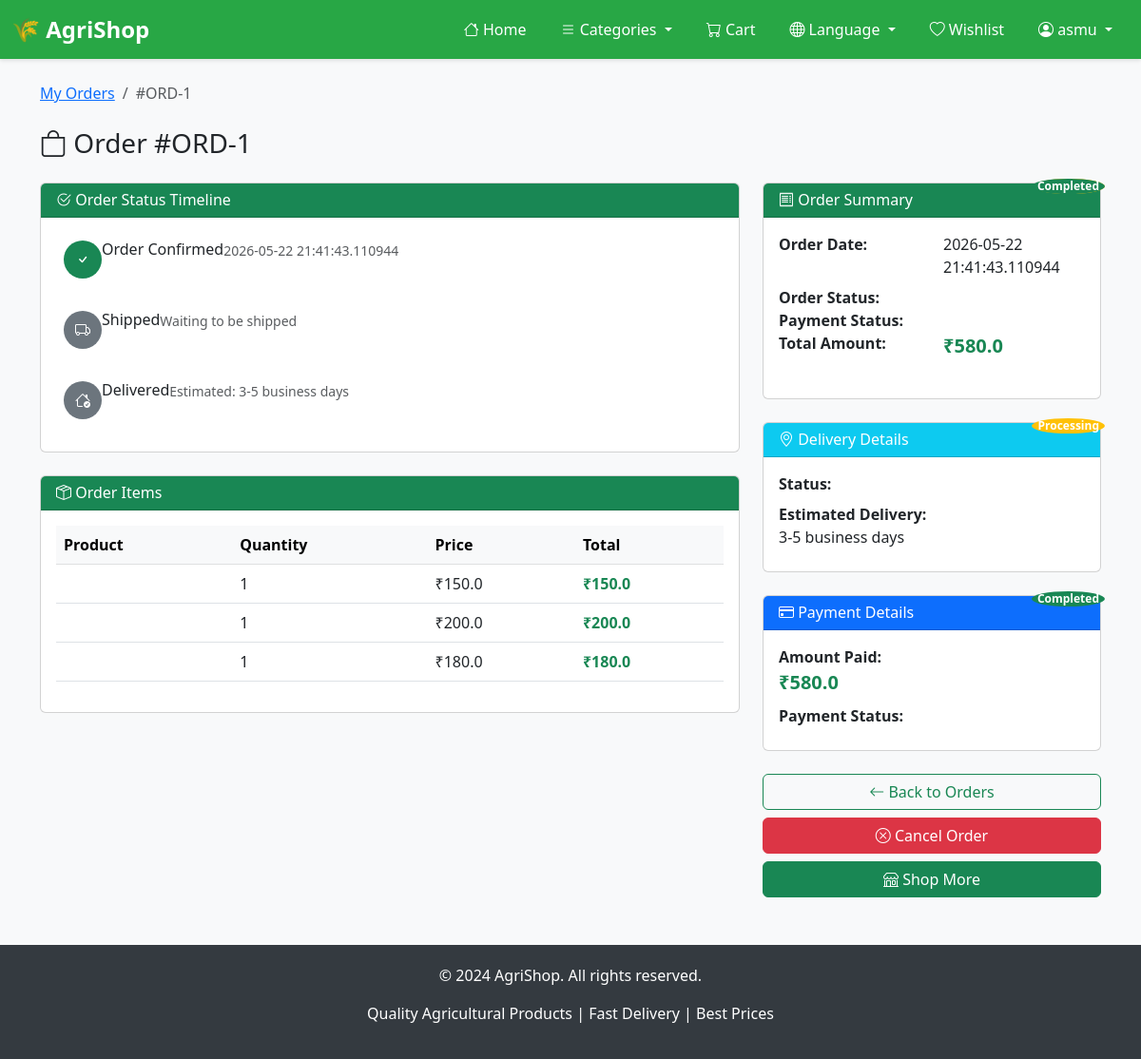
The page /order/1 (signed in) on the database its author committed.
### tables this page shows
CREATE TABLE orders (
        id INTEGER PRIMARY KEY AUTOINCREMENT,
        user_id INTEGER,
        total_amount REAL,
        order_date TIMESTAMP,
        status TEXT,
        payment_status TEXT,
        payment_id TEXT,
        FOREIGN KEY (user_id) REFERENCES users (id)
    );

CREATE TABLE delivery (
        id INTEGER PRIMARY KEY AUTOINCREMENT,
        order_id INTEGER,
        status TEXT,
        estimated_date TEXT,
        delivery_date TEXT,
        notes TEXT,
        updated_at TIMESTAMP,
        FOREIGN KEY (order_id) REFERENCES orders (id)
    );

CREATE TABLE order_items (
        id INTEGER PRIMARY KEY AUTOINCREMENT,
        order_id INTEGER,
        product_id INTEGER,
        quantity INTEGER,
        price REAL,
        FOREIGN KEY (order_id) REFERENCES orders (id),
        FOREIGN KEY (product_id) REFERENCES products (id)
    );

### app.py (the view)
@app.route('/order/<int:order_id>')
def order_details(order_id):
    if "user" not in session:
        return redirect(url_for("login"))
    conn = sqlite3.connect("database.db")
    cursor = conn.cursor()
    cursor.execute("SELECT * FROM orders WHERE id=?", (order_id,))
    order = cursor.fetchone()
    cursor.execute("""
        SELECT oi.*, p.name, p.image FROM order_items oi
        JOIN products p ON oi.product_id = p.id
        WHERE oi.order_id=?
    """, (order_id,))
    order_items = cursor.fetchall()
    cursor.execute("SELECT * FROM delivery WHERE order_id=?", (order_id,))
    delivery = cursor.fetchone()
    conn.close()
    return render_template("order_details.html", order=order, order_items=order_items, delivery=delivery, now=datetime.now().timestamp())

### app.py (called while the page is built)
def get_locale():
    return session.get('language', 'en')

def get_translation(key, default=''):
    locale = get_locale()
    return translations.get(locale, {}).get(key, translations.get('en', {}).get(key, default))

@app.before_request
def inject_translations():
    request.get_translation = get_translation
    request.current_language = get_locale()

### templates/order_details.html (shortened to what this page needs)
{% extends "base.html" %}
{% block content %}
<nav aria-label="breadcrumb" class="mb-4">
    <ol class="breadcrumb">
        <li class="breadcrumb-item"><a href="/my-orders">My Orders</a></li>
        <li class="breadcrumb-item active">#ORD-{{ order[0] }}</li>
    </ol>
</nav>
<h3 class="mb-4"><i class="bi bi-bag"></i> Order #ORD-{{ order[0] }}</h3>
<div class="row">
    <div class="col-md-8 mb-4">
        <div class="card mb-4">
            <div class="card-header bg-success text-white">
                <h6 class="mb-0"><i class="bi bi-check2-circle"></i> Order Status Timeline</h6>
            </div>
            <div class="card-body p-4">
                <div class="timeline">
                    <div class="timeline-item mb-4">
                        <div class="timeline-marker {% if order[4] in ['Confirmed', 'Shipped', 'Delivered'] %}bg-success{% else %}bg-secondary{% endif %}" style="width: 40px; height: 40px; border-radius: 50%; display: flex; align-items: center; justify-content: center; color: white; margin-bottom: 10px;">
                            <i class="bi bi-check"></i>
                        </div>
                        <h6>Order Confirmed</h6>
                        <p class="text-muted small mb-0">{{ order[3] }}</p>
                    </div>
                    <div class="timeline-item mb-4">
                        <div class="timeline-marker {% if order[4] in ['Shipped', 'Delivered'] %}bg-success{% else %}bg-secondary{% endif %}" style="width: 40px; height: 40px; border-radius: 50%; display: flex; align-items: center; justify-content: center; color: white; margin-bottom: 10px;">
                            <i class="bi bi-truck"></i>
                        </div>
                        <h6>Shipped</h6>
                        <p class="text-muted small mb-0">
                            {% if order[4] in ['Shipped', 'Delivered'] %}
                                In transit to your location
                            {% else %}
                                Waiting to be shipped
                            {% endif %}
                        </p>
                    </div>
                    <div class="timeline-item">
                        <div class="timeline-marker {% if order[4] == 'Delivered' %}bg-success{% else %}bg-secondary{% endif %}" style="width: 40px; height: 40px; border-radius: 50%; display: flex; align-items: center; justify-content: center; color: white; margin-bottom: 10px;">
                            <i class="bi bi-house-check"></i>
                        </div>
                        <h6>Delivered</h6>
                        <p class="text-muted small mb-0">
                            {% if order[4] == 'Delivered' %}
                                Delivered on {{ delivery[4] }}
                            {% else %}
                                Estimated: {{ delivery[3] }}
                            {% endif %}
                        </p>
                    </div>
                </div>
            </div>
        </div>
        <div class="card mb-4">
            <div class="card-header bg-success text-white">
                <h6 class="mb-0"><i class="bi bi-box-seam"></i> Order Items</h6>
            </div>
            <div class="card-body">
                <table class="table table-hover">
                    <thead class="table-light">
                        <tr>
                            <th>Product</th>
                            <th>Quantity</th>
                            <th>Price</th>
                            <th>Total</th>
                        </tr>
                    </thead>
                    <tbody>
                        {% for item in order_items %}
                            <tr>
                                <td>
                                </td>
                                <td>{{ item[3] }}</td>
                                <td>₹{{ item[4] }}</td>
                                <td class="fw-bold text-success">₹{{ item[3] * item[4] }}</td>
                            </tr>
                        {% endfor %}
                    </tbody>
                </table>
            </div>
        </div>
    </div>
    <div class="col-md-4">
        <div class="card mb-4">
            <div class="card-header bg-success text-white">
                <h6 class="mb-0"><i class="bi bi-receipt"></i> Order Summary</h6>
            </div>
            <div class="card-body">
                <dl class="row">
                    <dt class="col-sm-6">Order Date:</dt>
                    <dd class="col-sm-6">{{ order[3] }}</dd>
                    <dt class="col-sm-6">Order Status:</dt>
                    <dd class="col-sm-6">
                        <span class="badge {% if order[4] == 'Delivered' %}bg-success{% elif order[4] == 'Shipped' %}bg-info{% else %}bg-warning{% endif %}">
                        </span>
                    </dd>
                    <dt class="col-sm-6">Payment Status:</dt>
                    <dd class="col-sm-6">
                        <span class="badge bg-success">{{ order[5] }}</span>
                    </dd>
                    <dt class="col-sm-6">Total Amount:</dt>
                    <dd class="col-sm-6 text-success fw-bold fs-5">₹{{ order[2] }}</dd>
                </dl>
            </div>
        </div>
        <div class="card mb-4">
            <div class="card-header bg-info text-white">
                <h6 class="mb-0"><i class="bi bi-geo-alt"></i> Delivery Details</h6>
            </div>
            <div class="card-body">
                <p class="mb-2">
                    <strong>Status:</strong><br>
                    <span class="badge bg-warning">{{ delivery[2] }}</span>
                </p>
                <p class="mb-2">
                    <strong>Estimated Delivery:</strong><br>
                    <span>{{ delivery[3] }}</span>
                </p>
            </div>
        </div>
        <div class="card">
            <div class="card-header bg-primary text-white">
                <h6 class="mb-0"><i class="bi bi-credit-card"></i> Payment Details</h6>
            </div>
            <div class="card-body">
                <p class="mb-2">
                    <strong>Amount Paid:</strong><br>
                    <span class="text-success fw-bold fs-5">₹{{ order[2] }}</span>
                </p>
                <p class="mb-2">
                    <strong>Payment Status:</strong><br>
                    <span class="badge bg-success">{{ order[5] }}</span>
                </p>
            </div>
        </div>
        <div class="mt-4 d-flex gap-2 flex-column">
            <a href="/my-orders" class="btn btn-outline-success w-100">
                <i class="bi bi-arrow-left"></i> Back to Orders
            </a>
            {% if order[4] not in ['Shipped', 'Delivered', 'Cancelled'] %}
                <a href="/cancel_order/{{ order[0] }}" class="btn btn-danger w-100">
                    <i class="bi bi-x-circle"></i> Cancel Order
                </a>
            {% endif %}
            <a href="/" class="btn btn-success w-100">
                <i class="bi bi-shop"></i> Shop More
            </a>
        </div>
    </div>
</div>
{% endblock %}

### templates/base.html (style rules this page uses)
body { background-color: #f8f9fa; }
.badge { position: absolute; top: -5px; right: -5px; background-color: #dc3545; color: white; border-radius: 50%; padding: 2px 6px; font-size: 12px; }

### templates/order_details.html (style rules this page uses)
.timeline-item { display: flex; align-items: flex-start; position: relative; }

### rows shown on the page
orders: id "1", order_date "2026-05-22 21:41:43.110944", payment_status "Completed", total_amount "580.0"
delivery: estimated_date "3-5 business days", status "Processing"
order_items: quantity "1", price "150.0", item[3]*item[4] "150.0"
order_items: quantity "1", price "200.0", item[3]*item[4] "200.0"
order_items: quantity "1", price "180.0", item[3]*item[4] "180.0"

### other values the page prints
{{ request.get_translation('home') }} "Home"
{{ request.get_translation('categories') }} "Categories"
{{ request.get_translation('cart') }} "Cart"
{{ request.get_translation('language') }} "Language"
{{ request.get_translation('wishlist') }} "Wishlist"
{{ session.get('user') }} "asmu"
{{ request.get_translation('all_rights_reserved', 'All rights reserved.') }} "All rights reserved."
